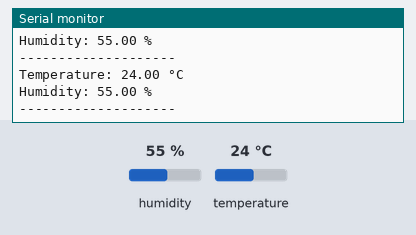
The sketch below on a simulated Arduino Uno, built with avr-gcc and run on an emulated ATmega328P. Shown: the last lines printed to the serial monitor. The inputs (shaded band) are chosen by the test bench; at power-on: humidity 55 %, temperature 24 °C.

Above: at 2.8 s.
2.9 s: humidity set to 22 %
At 5.3 s:
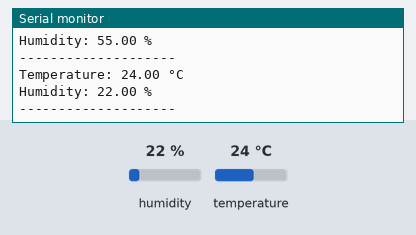
5.6 s: temperature set to 12 °C
At 6.6 s:
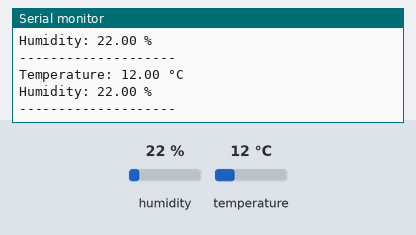
8.3 s: humidity set to 40 %
At 11.5 s:
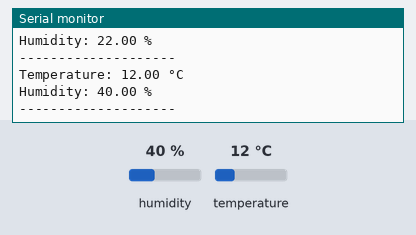
Timing chart, 0 to 13.0 s (numbered marks = the images above; inputs shaded):
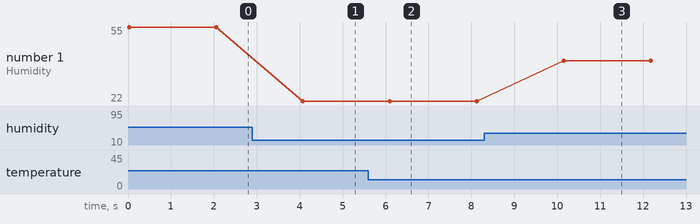

The sketch:

sketch_jul28a.ino
```cpp
#include <DHT.h>

#define DHTPIN 4
#define DHTTYPE DHT11

DHT dht(DHTPIN, DHTTYPE);

void setup() {
  Serial.begin(115200);
  dht.begin();
}

void loop() {
  float temperature = dht.readTemperature();
  float humidity = dht.readHumidity();

  if (isnan(temperature) || isnan(humidity)) {
    Serial.println("Failed to read from DHT sensor!");
  } else {
    Serial.print("Temperature: ");
    Serial.print(temperature);
    Serial.println(" °C");

    Serial.print("Humidity: ");
    Serial.print(humidity);
    Serial.println(" %");

    Serial.println("--------------------");
  }

  delay(2000);
}
```

Measured:
- after the input at 2.9 s, the serial monitor: prints a new line after 1.2 s (image 1)
- after the input at 5.6 s, the serial monitor: prints a new line after 0.50 s (image 2)
- after the input at 8.3 s, the serial monitor: prints a new line after 1.8 s (image 3)
- plotted number 1: 55 → 22 after the input at 2.9 s, 22 → 40 after the input at 8.3 s
